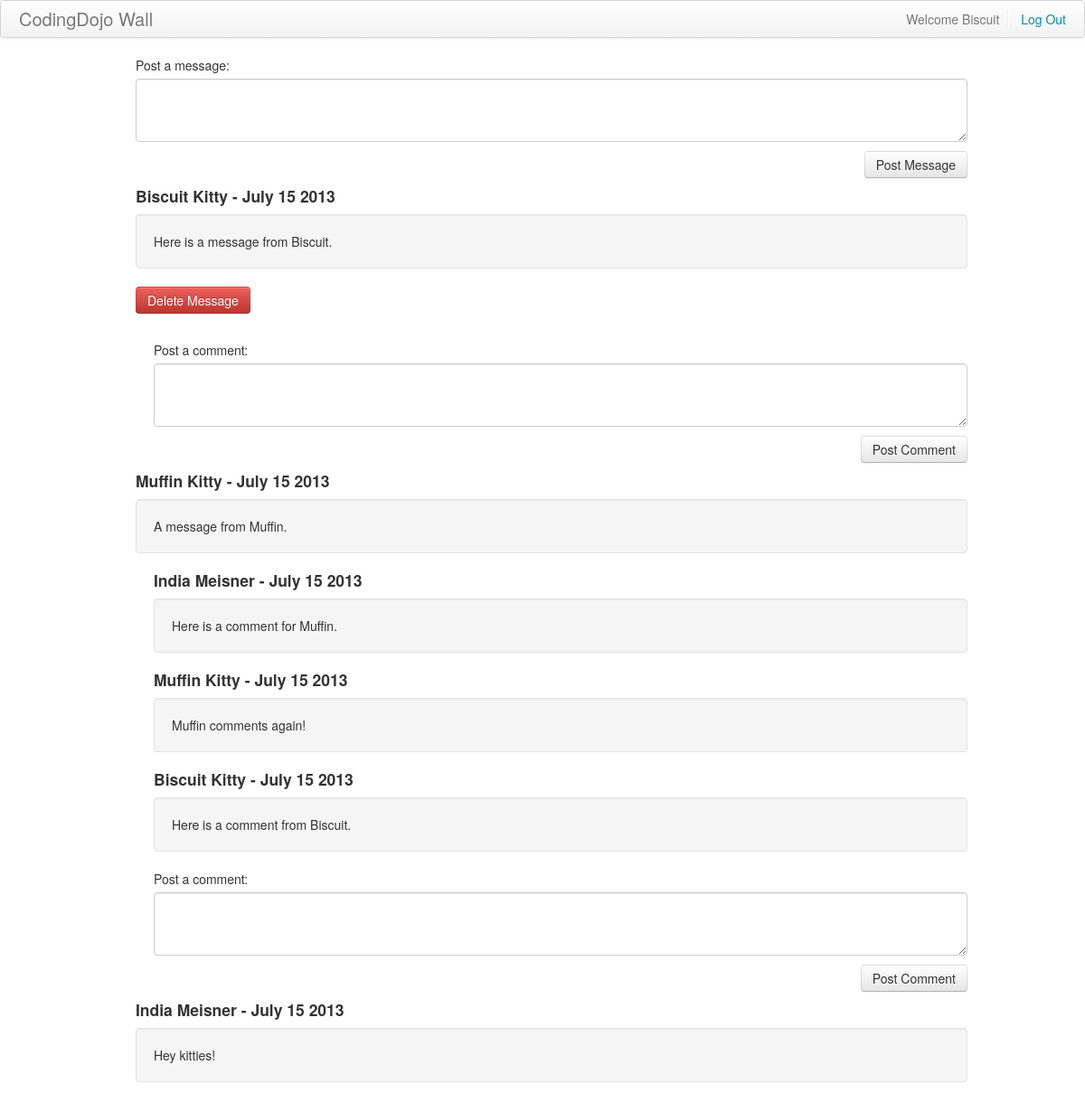
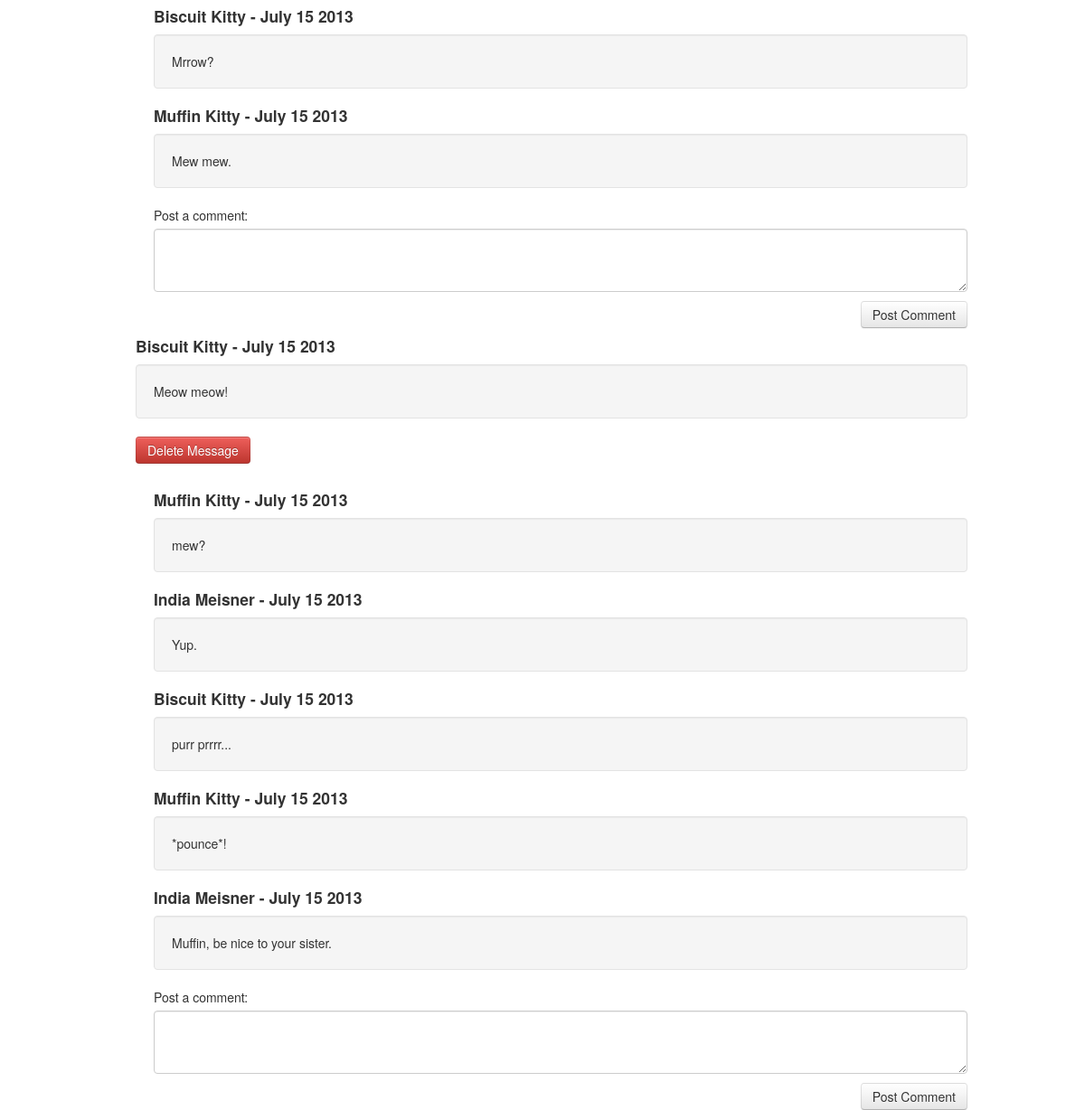
The app's page /wall.php (signed in) with its own data (2 pictures, top to bottom).
### tables this page shows
CREATE TABLE `messages` (
  `id` int(11) NOT NULL AUTO_INCREMENT,
  `user_id` int(11) NOT NULL,
  `message` text,
  `created_at` datetime DEFAULT NULL,
  `updated_at` datetime DEFAULT NULL,
  PRIMARY KEY (`id`),
  KEY `fk_messages_users1_idx` (`user_id`),
  CONSTRAINT `fk_messages_users1` FOREIGN KEY (`user_id`) REFERENCES `users` (`id`) ON DELETE NO ACTION ON UPDATE NO ACTION
);

CREATE TABLE `comments` (
  `id` int(11) NOT NULL AUTO_INCREMENT,
  `message_id` int(11) NOT NULL,
  `user_id` int(11) NOT NULL,
  `comment` text,
  `created_at` datetime DEFAULT NULL,
  `updated_at` datetime DEFAULT NULL,
  PRIMARY KEY (`id`),
  KEY `fk_comments_messages_idx` (`message_id`),
  KEY `fk_comments_users1_idx` (`user_id`),
  CONSTRAINT `fk_comments_messages` FOREIGN KEY (`message_id`) REFERENCES `messages` (`id`) ON DELETE NO ACTION ON UPDATE NO ACTION,
  CONSTRAINT `fk_comments_users1` FOREIGN KEY (`user_id`) REFERENCES `users` (`id`) ON DELETE NO ACTION ON UPDATE NO ACTION
);

### connection.php (called while the page is built, shortened)
<?php
function fetch_all($query)
{
	$data = array();
	$result = mysql_query($query);
	while($row = mysql_fetch_assoc($result))
	{
		$data[] = $row;
	}
	return $data;
}
function fetch_record($query)
{
	$result = mysql_query($query);
	return mysql_fetch_assoc($result);
}
?>

### include/functions.php (the view, shortened to what this page needs)
<?php
	function get_messages()
	{
		$query = "SELECT *, CONCAT(MONTHNAME(created_at), ' ', DAYOFMONTH(created_at), ' ', YEAR(created_at)) as display_date FROM messages ORDER BY created_at DESC";
		return fetch_all($query);
	}
	function display_messages($messages)
	{
		foreach($messages as $message)
		{
			$author_name = get_author_name($message);
			$date = $message["display_date"];
			echo "<div class='message_box left_padding'>";
			echo "<h4>{$author_name} - {$date}</h4>";
			echo "<div class='well'>{$message['message']}</div>";
			if ( $message["user_id"] == $_SESSION["user"]["id"] )
			{
				create_delete_form($message);
			}
			$comments = get_comments($message);
			display_comments($comments);
			comment_form($message);
			echo "</div>";
		}
	}
	function get_author_name($item)
	{
		$query = "SELECT CONCAT(first_name, ' ', last_name) as full_name FROM users WHERE id={$item['user_id']}";
		$author = fetch_record($query);
		return "{$author['full_name']}";
	}
	function create_delete_form($message)
	{
		echo "<form action='process.php' method='post'>";
		echo "<button type='submit' class='btn btn-danger bottom-margin'>Delete Message</button>";
		echo "</form>";
	}
	function get_comments($message)
	{
		$query = "SELECT *, CONCAT(MONTHNAME(created_at), ' ', DAYOFMONTH(created_at), ' ', YEAR(created_at)) as display_date FROM comments WHERE message_id = {$message['id']} ORDER BY created_at ASC";
		return fetch_all($query);
	}
	function display_comments($comments)
	{
		foreach($comments as $comment)
		{
			echo "<div class='comment_box left_padding'>";
			$author_name = get_author_name($comment);
			$date = $comment["display_date"];
			echo "<h4>{$author_name} - {$date}</h4>";
			echo "<p class='well'>{$comment['comment']}</p>";
			echo "</div>";
		}
	}
	function comment_form($message)
	{	?>
		<form class="post_a_comment left_padding" action="process.php" method="post">
			<label for="comment">Post a comment:</label>
			<textarea class="input-block-level" rows="3" name="comment" id="comment"></textarea>
			<button type="submit" class="btn pull-right">Post Comment</button>
		</form>
		<div class="clearfix"></div>
<?php
 	}
 ?>

### css/wall.css (style rules this page uses)
.left_padding { padding-left: 20px; }
.bottom-margin { margin-bottom: 10px; }

### records on screen
messages: author_name "Biscuit Kitty", date "July 15 2013", message "Here is a message from Biscuit."
messages: author_name "Muffin Kitty", date "July 15 2013", message "A message from Muffin."
comments: author_name "India Meisner", date "July 15 2013", comment "Here is a comment for Muffin."
comments: author_name "Muffin Kitty", date "July 15 2013", comment "Muffin comments again!"
comments: author_name "Biscuit Kitty", date "July 15 2013", comment "Here is a comment from Biscuit."
messages: author_name "India Meisner", date "July 15 2013", message "Hey kitties!"
comments: author_name "Biscuit Kitty", date "July 15 2013", comment "Mrrow?"
comments: author_name "Muffin Kitty", date "July 15 2013", comment "Mew mew."
messages: author_name "Biscuit Kitty", date "July 15 2013", message "Meow meow!"
comments: author_name "Muffin Kitty", date "July 15 2013", comment "mew?"
comments: author_name "India Meisner", date "July 15 2013", comment "Yup."
comments: author_name "Biscuit Kitty", date "July 15 2013", comment "purr prrrr..."
comments: author_name "Muffin Kitty", date "July 15 2013", comment "*pounce*!"
comments: author_name "India Meisner", date "July 15 2013", comment "Muffin, be nice to your sister."

### other values on screen
$_SESSION["user"]["first_name"] "Biscuit"
